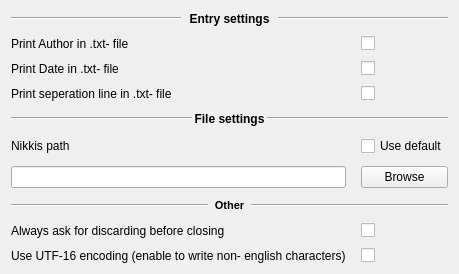
     <widget class="QWidget" name="tab_1_general">
      <attribute name="title">
       <string>General</string>
      </attribute>
      <layout class="QGridLayout" name="gridLayout_9">
       <item row="1" column="0">
        <layout class="QGridLayout" name="generalLayout">
         <property name="sizeConstraint">
          <enum>QLayout::SetDefaultConstraint</enum>
         </property>
         <property name="leftMargin">
          <number>0</number>
         </property>
         <property name="topMargin">
          <number>0</number>
         </property>
         <property name="horizontalSpacing">
          <number>15</number>
         </property>
         <property name="verticalSpacing">
          <number>10</number>
         </property>
         <item row="6" column="0">
          <widget class="QLabel" name="nikkisPathLabel">
           <property name="toolTip">
            <string>&lt;html&gt;&lt;head/&gt;&lt;body&gt;&lt;p&gt;Determines the path in which the seperated directories of the profiles will be stored.&lt;/p&gt;&lt;p&gt;When&lt;span style=&quot; font-weight:600;&quot;&gt; Use default&lt;/span&gt; is ticked, the diary entries will be stored in the directory in which the program is executed in.&lt;/p&gt;&lt;/body&gt;&lt;/html&gt;</string>
           </property>
           <property name="text">
            <string>Nikkis path</string>
           </property>
          </widget>
         </item>
         <item row="3" column="1">
          <widget class="QCheckBox" name="printTimeCheckBox">
           <property name="text">
            <string/>
           </property>
          </widget>
         </item>
         <item row="3" column="0">
          <widget class="QLabel" name="printTimeLabel">
           <property name="toolTip">
            <string>&lt;html&gt;&lt;head/&gt;&lt;body&gt;&lt;p&gt;&lt;span style=&quot; text-decoration: underline;&quot;&gt;Ticked&lt;/span&gt;: The date the entry was written will be displayed before the actual entry of the Nikki.&lt;/p&gt;&lt;p&gt;&lt;span style=&quot; text-decoration: underline;&quot;&gt;Not ticked&lt;/span&gt;: Date won't be included in header.&lt;/p&gt;&lt;/body&gt;&lt;/html&gt;</string>
           </property>
           <property name="text">
            <string>Print Date in &lt;Entry&gt;.txt- file</string>
           </property>
          </widget>
         </item>
         <item row="9" column="1">
          <widget class="QCheckBox" name="closeCommandCheckBox">
           <property name="text">
            <string/>
           </property>
          </widget>
         </item>
         <item row="7" column="0">
          <widget class="QLineEdit" name="nikkisPathLineEdit"/>
         </item>
         <item row="4" column="0">
          <widget class="QLabel" name="printSeperationLineLabel">
           <property name="toolTip">
            <string>&lt;html&gt;&lt;head/&gt;&lt;body&gt;&lt;p&gt;&lt;span style=&quot; text-decoration: underline;&quot;&gt;Ticked&lt;/span&gt;: A seperation line is printed beneath the header in the Nikki entry. &lt;/p&gt;&lt;p&gt;&lt;span style=&quot; text-decoration: underline;&quot;&gt;Not ticked&lt;/span&gt;: No line will be printed.&lt;/p&gt;&lt;p&gt;&lt;span style=&quot; font-weight:600;&quot;&gt;Note:&lt;/span&gt; Can only be printed when a header is being printed (Author, Time, etc.).&lt;/p&gt;&lt;/body&gt;&lt;/html&gt;</string>
           </property>
           <property name="text">
            <string>Print seperation line in &lt;Entry&gt;.txt- file</string>
           </property>
          </widget>
         </item>
         <item row="1" column="0" colspan="2">
          <layout class="QHBoxLayout" name="horizontalLayout_2">
           <property name="spacing">
            <number>6</number>
           </property>
           <item>
            <widget class="Line" name="line">
             <property name="sizePolicy">
              <sizepolicy hsizetype="Expanding" vsizetype="Fixed">
               <horstretch>0</horstretch>
               <verstretch>0</verstretch>
              </sizepolicy>
             </property>
             <property name="orientation">
              <enum>Qt::Horizontal</enum>
             </property>
            </widget>
           </item>
           <item>
            <widget class="QLabel" name="label">
             <property name="sizePolicy">
              <sizepolicy hsizetype="Preferred" vsizetype="Expanding">
               <horstretch>0</horstretch>
               <verstretch>0</verstretch>
              </sizepolicy>
             </property>
             <property name="minimumSize">
              <size>
               <width>85</width>
               <height>15</height>
              </size>
             </property>
             <property name="maximumSize">
              <size>
               <width>16777215</width>
               <height>15</height>
              </size>
             </property>
             <property name="sizeIncrement">
              <size>
               <width>0</width>
               <height>0</height>
              </size>
             </property>
             <property name="baseSize">
              <size>
               <width>0</width>
               <height>0</height>
              </size>
             </property>
             <property name="font">
              <font>
               <weight>75</weight>
               <bold>true</bold>
              </font>
             </property>
             <property name="text">
              <string>Entry settings</string>
             </property>
             <property name="alignment">
              <set>Qt::AlignCenter</set>
             </property>
            </widget>
           </item>
           <item>
            <widget class="Line" name="line_2">
             <property name="sizePolicy">
              <sizepolicy hsizetype="Expanding" vsizetype="Fixed">
               <horstretch>0</horstretch>
               <verstretch>0</verstretch>
              </sizepolicy>
             </property>
             <property name="orientation">
              <enum>Qt::Horizontal</enum>
             </property>
            </widget>
           </item>
          </layout>
         </item>
         <item row="2" column="1">
          <widget class="QCheckBox" name="printAuthorCheckBox">
           <property name="text">
            <string/>
           </property>
          </widget>
         </item>
         <item row="2" column="0">
          <widget class="QLabel" name="printAuthorLabel">
           <property name="toolTip">
            <string>&lt;html&gt;&lt;head/&gt;&lt;body&gt;&lt;p&gt;&lt;span style=&quot; text-decoration: underline;&quot;&gt;Ticked&lt;/span&gt;: The Author (meaning the profile that was chosen when the &lt;span style=&quot; font-weight:600;&quot;&gt;Done&lt;/span&gt;- Button was pressed) will be displayed before the actual entry of the Nikki.&lt;/p&gt;&lt;p&gt;&lt;span style=&quot; text-decoration: underline;&quot;&gt;Not ticked&lt;/span&gt;: The Author won't be included in header.&lt;/p&gt;&lt;/body&gt;&lt;/html&gt;</string>
           </property>
           <property name="text">
            <string>Print Author in &lt;Entry&gt;.txt- file</string>
           </property>
          </widget>
         </item>
         <item row="5" column="0" colspan="2">
          <layout class="QHBoxLayout" name="fileSettingsLayout">
           <item>
            <widget class="Line" name="fileSettingsLeftLine">
             <property name="sizePolicy">
              <sizepolicy hsizetype="Expanding" vsizetype="Fixed">
               <horstretch>0</horstretch>
               <verstretch>0</verstretch>
              </sizepolicy>
             </property>
             <property name="orientation">
              <enum>Qt::Horizontal</enum>
             </property>
            </widget>
           </item>
           <item>
            <widget class="QLabel" name="fileSettingsLabel">
             <property name="sizePolicy">
              <sizepolicy hsizetype="Preferred" vsizetype="Expanding">
               <horstretch>0</horstretch>
               <verstretch>0</verstretch>
              </sizepolicy>
             </property>
             <property name="minimumSize">
              <size>
               <width>75</width>
               <height>15</height>
              </size>
             </property>
             <property name="maximumSize">
              <size>
               <width>16777215</width>
               <height>15</height>
              </size>
             </property>
             <property name="font">
              <font>
               <weight>75</weight>
               <bold>true</bold>
              </font>
             </property>
             <property name="text">
              <string>File settings</string>
             </property>
             <property name="alignment">
              <set>Qt::AlignCenter</set>
             </property>
            </widget>
           </item>
           <item>
            <widget class="Line" name="fileSettingsRightLine">
             <property name="sizePolicy">
              <sizepolicy hsizetype="Expanding" vsizetype="Fixed">
               <horstretch>0</horstretch>
               <verstretch>0</verstretch>
              </sizepolicy>
             </property>
             <property name="orientation">
              <enum>Qt::Horizontal</enum>
             </property>
            </widget>
           </item>
          </layout>
         </item>
         <item row="9" column="0">
          <widget class="QLabel" name="closeCommandLabel">
           <property name="toolTip">
            <string>&lt;html&gt;&lt;head/&gt;&lt;body&gt;&lt;p&gt;When closing the program with the OS- default closing operation (e. g. Windows' &amp;quot;X&amp;quot;), the program will ask whether the written entry should be discarded. The program won't ask when the entry field for your diary is empty.&lt;/p&gt;&lt;/body&gt;&lt;/html&gt;</string>
           </property>
           <property name="text">
            <string>Always ask for discarding before closing</string>
           </property>
          </widget>
         </item>
         <item row="8" column="0" colspan="2">
          <layout class="QHBoxLayout" name="OtherLayout">
           <property name="spacing">
            <number>6</number>
           </property>
           <property name="sizeConstraint">
            <enum>QLayout::SetMinimumSize</enum>
           </property>
           <item>
            <widget class="Line" name="otherLeftLine">
             <property name="sizePolicy">
              <sizepolicy hsizetype="Expanding" vsizetype="Fixed">
               <horstretch>0</horstretch>
               <verstretch>0</verstretch>
              </sizepolicy>
             </property>
             <property name="minimumSize">
              <size>
               <width>0</width>
               <height>0</height>
              </size>
             </property>
             <property name="maximumSize">
              <size>
               <width>16777215</width>
               <height>16777215</height>
              </size>
             </property>
             <property name="orientation">
              <enum>Qt::Horizontal</enum>
             </property>
            </widget>
           </item>
           <item>
            <widget class="QLabel" name="otherLabel">
             <property name="sizePolicy">
              <sizepolicy hsizetype="Preferred" vsizetype="Expanding">
               <horstretch>0</horstretch>
               <verstretch>0</verstretch>
              </sizepolicy>
             </property>
             <property name="minimumSize">
              <size>
               <width>30</width>
               <height>15</height>
              </size>
             </property>
             <property name="maximumSize">
              <size>
               <width>16777215</width>
               <height>15</height>
              </size>
             </property>
             <property name="font">
              <font>
               <pointsize>8</pointsize>
               <weight>75</weight>
               <bold>true</bold>
               <underline>false</underline>
              </font>
             </property>
             <property name="text">
              <string>Other</string>
             </property>
             <property name="alignment">
              <set>Qt::AlignCenter</set>
             </property>
            </widget>
           </item>
           <item>
            <widget class="Line" name="otherRightLine">
             <property name="sizePolicy">
              <sizepolicy hsizetype="Expanding" vsizetype="Fixed">
               <horstretch>0</horstretch>
               <verstretch>0</verstretch>
              </sizepolicy>
             </property>
             <property name="minimumSize">
              <size>
               <width>0</width>
               <height>0</height>
              </size>
             </property>
             <property name="maximumSize">
              <size>
               <width>16777215</width>
               <height>16777215</height>
              </size>
             </property>
             <property name="orientation">
              <enum>Qt::Horizontal</enum>
             </property>
            </widget>
           </item>
          </layout>
         </item>
         <item row="4" column="1">
          <widget class="QCheckBox" name="printSeperationLineCheckBox">
           <property name="text">
            <string/>
           </property>
          </widget>
         </item>
         <item row="7" column="1">
          <widget class="QPushButton" name="nikkisPathBrowseButton">
           <property name="toolTip">
            <string>&lt;html&gt;&lt;head/&gt;&lt;body&gt;&lt;p&gt;Browse for directory.&lt;/p&gt;&lt;/body&gt;&lt;/html&gt;</string>
           </property>
           <property name="text">
            <string>Browse</string>
           </property>
          </widget>
         </item>
         <item row="6" column="1">
          <widget class="QCheckBox" name="useDefaultCheckBox">
           <property name="text">
            <string>Use default</string>
           </property>
          </widget>
         </item>
         <item row="10" column="1">
          <widget class="QCheckBox" name="unicodeCheckBox">
           <property name="text">
            <string/>
           </property>
          </widget>
         </item>
         <item row="10" column="0">
          <widget class="QLabel" name="unicodeLabel">
           <property name="toolTip">
            <string>&lt;html&gt;&lt;head/&gt;&lt;body&gt;&lt;p&gt;If you want to write &lt;span style=&quot; font-weight:600;&quot;&gt;non- english characters&lt;/span&gt; like German Umlaute (e.g. ä, Ö) or Japanese Kana/Kanji (e.g. 書く), you need to &lt;span style=&quot; font-weight:600;&quot;&gt;enable&lt;/span&gt; this option.&lt;/p&gt;&lt;p&gt;If you &lt;span style=&quot; font-weight:600;&quot;&gt;only&lt;/span&gt; intend to write &lt;span style=&quot; font-weight:600;&quot;&gt;english characters&lt;/span&gt;, you can have a more stable program by &lt;span style=&quot; font-weight:600;&quot;&gt;disabling&lt;/span&gt; this.&lt;/p&gt;&lt;p&gt;&lt;span style=&quot; font-weight:600;&quot;&gt;Note&lt;/span&gt;: If this is enabled, the program may be a little unstable.&lt;/p&gt;&lt;/body&gt;&lt;/html&gt;</string>
           </property>
           <property name="text">
            <string>Use UTF-16 encoding (enable to write non- english characters)</string>
           </property>
          </widget>
         </item>
        </layout>
       </item>
      </layout>
     </widget>
